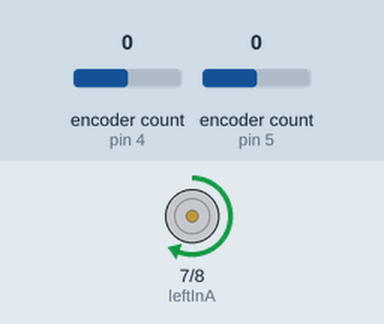
This sketch was run on a simulated Arduino Uno, built with avr-gcc and run on an emulated ATmega328P. On the bench: motor-driver pin pairs drawn as motors (green arrow = first pin HIGH = forward, orange = second pin HIGH = backward, longer = more drive, scaled by the enable pin). The test bench sets the inputs (shaded band); at power-on: encoder count (sensors on pin 5, pin 4) 0. What the sketch prints to the serial monitor is not drawn.

Above: at 1.2 s.
1.3 s: encoder count (sensor on pin 5) set to 1
At 1.7 s:
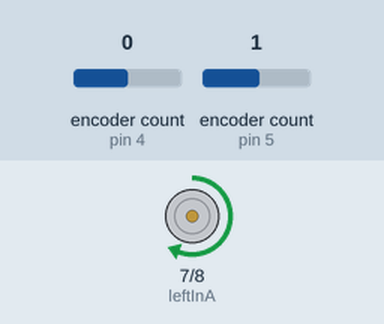
2.8 s: encoder count (sensor on pin 5) set to 0
At 3.9 s:
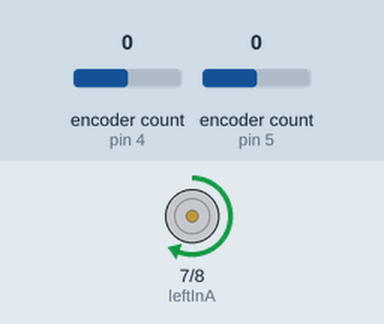
Timing chart, 0 to 5.8 s (numbered marks = the images above; inputs shaded):
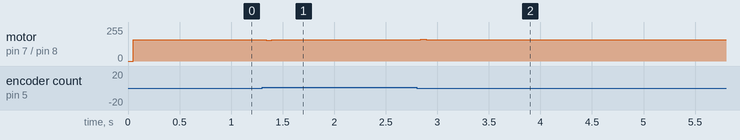

Measured:
- after the input at 1.3 s, motor on pin 7 (leftInA) / pin 8 (leftInB): forward 160/255 → forward 155/255 at once, → forward 160/255 0.05 s later
- after the input at 2.8 s, motor on pin 7 (leftInA) / pin 8 (leftInB): forward 160/255 → forward 164/255 at once, → forward 160/255 0.05 s later

The sketch:

PIDMovement.ino
```cpp
#include <Encoder.h>
//convert to degrees

//PID constants
float kp = 200;
float ki = 0.;
float kd = 0;

Encoder rightWheel(4,2);
Encoder leftWheel(5,3);

unsigned long currentTime, previousTime;
float elapsedTime;
float errorL, errorR;
float lastErrorL, lastErrorR;
float input, output, setPoint;

float cumErrorL, cumErrorR, rateErrorL, rateErrorR;

//Left motor
int leften = 6;
int leftInA = 7;
int leftInB = 8;

//Right motor
int righten = 9;
int rightInA = 11;
int rightInB = 10;

int timeOld = 0;
int readOldR = 0;
int readOldL = 0;
float inR, outR, setR;
float inL, outL, setL;

void setup(){
 Serial.begin(9600);
 pinMode(leftInA, OUTPUT);
 pinMode(leftInB, OUTPUT);
 pinMode(leften, OUTPUT);

setR = 0.8;
setL = 0.8;
}

void loop(){

    inR = (rightWheel.read() - readOldR)/3266.5/(millis() - timeOld);
    inL = (leftWheel.read() - readOldL)/3266.5/(millis() - timeOld);

    timeOld = millis(); // current time
    delay(50);
    int computedLeft = computeLeftPID();
    int computedRight = computeRightPID();

    leftMotor(computedLeft); //Sends value 0-255 to left() for speed

    //To do: add code to take input from Serial, convert to degrees and call left/right/forward function respectively
}

void leftMotor(int motorSpeed){
 //inL = motorSpeed;
 digitalWrite(leftInA, HIGH);
 digitalWrite(leftInB, LOW);
 analogWrite(leften, motorSpeed);
}


#define PI 3.1415926535
double convertDtoT(double mm) // takes mm
{
  float timeT = mm / (pow(90/2, 2)*PI) / 0.8;
  return(timeT);
}


int computeRightPID(){
    currentTime = millis(); //get current time
    elapsedTime = (currentTime - previousTime);  //compute time elapsed from previous computation

    errorR = setR - (rightWheel.read()%6533 - readOldR%6533)/3266.5/(millis() - timeOld)*1000;  // determine error

    readOldR = rightWheel.read()%6533;

    timeOld = millis();

    //Right Wheel Calculations
    cumErrorR += errorR * elapsedTime; // compute integral
    rateErrorR = (errorR - lastErrorR)/elapsedTime;   // compute derivative

    float outR = (kp*errorR + ki*cumErrorR + kd*rateErrorR); //PID output

    lastErrorR = errorR;  //remember current error
    previousTime = currentTime; //remember current time

    // out must be between 0-255
    int out = max(0,outR); //have function return the PID output

    return(out);

}

int computeLeftPID(){
    currentTime = millis(); //get current time
    elapsedTime = (currentTime - previousTime);  //compute time elapsed from previous computation

    errorL = setL - (leftWheel.read()%6533 - readOldL%6533)/3266.5/(millis() - timeOld)*1000;  // determine error

    readOldL = leftWheel.read()%6533;

    timeOld = millis();

    //Left Wheel Calculations
    cumErrorL += errorL * elapsedTime; // compute integral
    rateErrorL = (errorL - lastErrorL)/elapsedTime;   // compute derivative

    float outL = (kp*errorL + ki*cumErrorL + kd*rateErrorL); //PID output

    lastErrorL = errorL;  //remember current error
    previousTime = currentTime; //remember current time

    // out must be between 0-255
    int out = max(0,outL); //have function return the PID output

    Serial.println(out);
    return(out);

}
```
